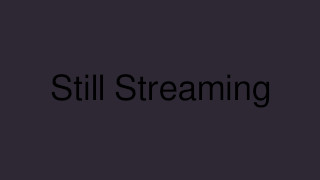
#> input picture Pogu live/img/thumb-placeholder-320x180.jpg, 320 x 180 px, given in place of the camera
$ python contour.py
#> lines starting #> are read from the running program, lines starting #| are printed output that depends on the picture
import cv2
import time
import imutils

# def motion_detection():
video_capture = cv2.VideoCapture(1)
time.sleep(2)
first_frame = None

while True:
    frame = video_capture.read()[1]
#> frame is the input picture: shape (180, 320, 3); mean B, G, R 50.5, 38.9, 44.7
    text = "Unoccupied"

    greyscale_frame = cv2.cvtColor(frame, cv2.COLOR_BGR2GRAY)

    gaucian_frame = cv2.GaussianBlur(greyscale_frame, (21, 21), 0)
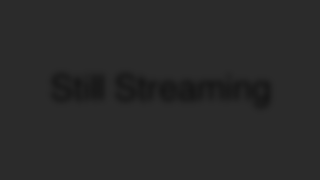
#> gaucian_frame: shape (180, 320); min 24, max 43, mean 41.8

    blur_frame = cv2.blur(gaucian_frame, (5, 5))

    grayscale_image = blur_frame

    if first_frame is None:
        first_frame = grayscale_image
    else:
        pass

    frame = imutils.resize(frame, width=500)
#> frame: shape (281, 500, 3)
    frame_delta = cv2.absdiff(first_frame, grayscale_image)
#> frame_delta: shape (180, 320); every value is 0

    thresh = cv2.threshold(frame_delta, 75, 255, cv2.THRESH_BINARY)[1]

    dilate_image = cv2.dilate(thresh, None, iterations=2)

    cnt = cv2.findContours(dilate_image, cv2.RETR_EXTERNAL, cv2.CHAIN_APPROX_SIMPLE)[0]
#> cnt = []

    for c in cnt:
        if cv2.contourArea(c) > 800:
            (x, y, w, h) = cv2.boundingRect(c)
            cv2.rectangle(frame, (x, y), (x + w, y + h), (0, 255, 0), 2)

            text = "Occupied"

        else:
            pass
#> this loop made 0 passes

    font = cv2.FONT_HERSHEY_SIMPLEX
#> font = 0
    cv2.putText(frame, text, (10, 20), font, 0.5, (0, 0, 255), 1)
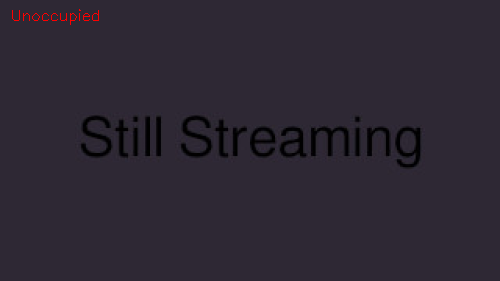
#> frame: shape (281, 500, 3); mean B, G, R 50.4, 38.8, 45
    cv2.imshow("", frame)
    cv2.imshow("Threshold(foreground mask)", dilate_image)
    cv2.imshow("Frame_delta", frame_delta)

    key = cv2.waitKey(1) & 0xFF
#> (key q is pressed here)

    if key == ord("q"):
        cv2.destroyAllWindows()
        break


# if __name__ == "__main__":
#     motion_detection()
